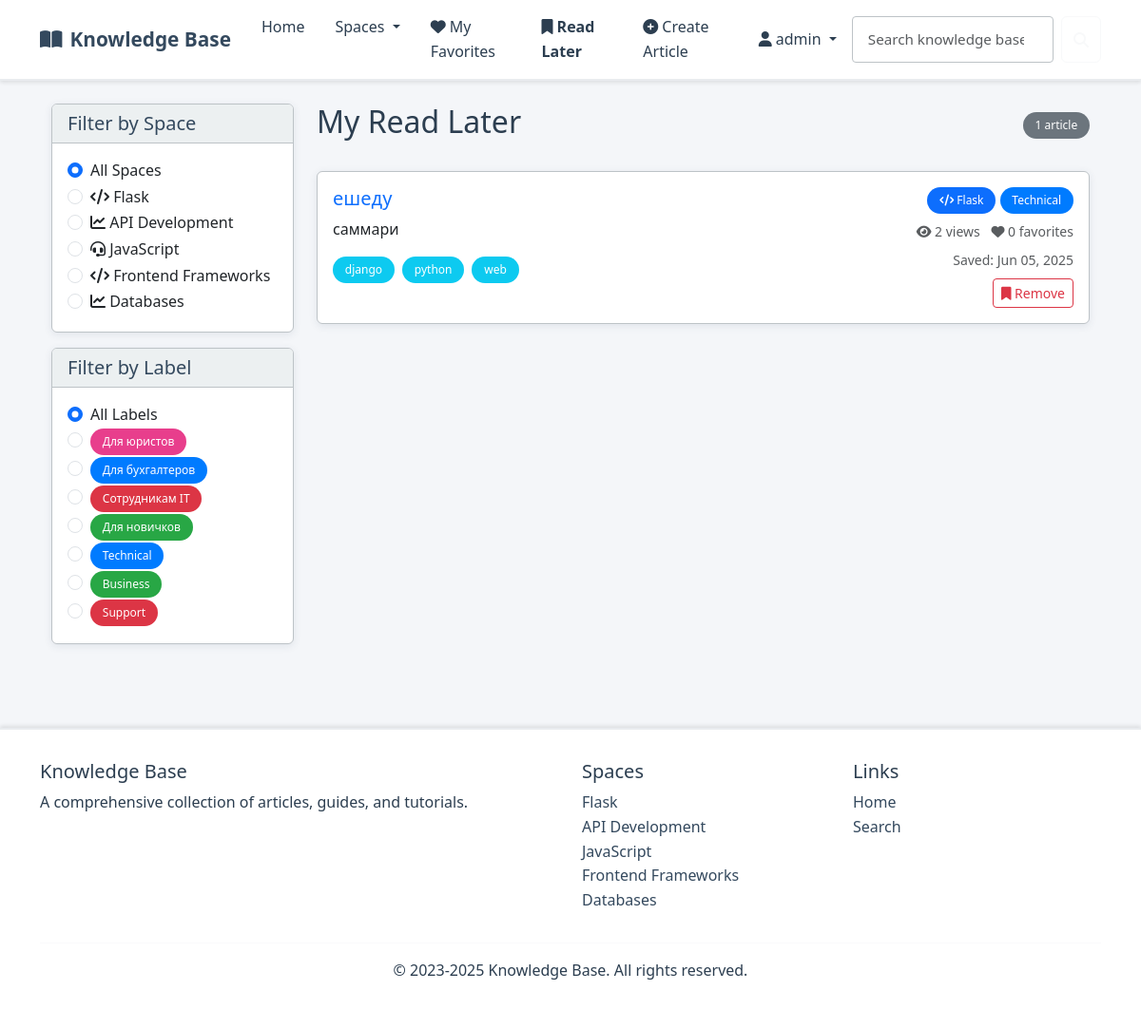
/my-read-later/ (signed in), run on an earlier commit of the app's database.
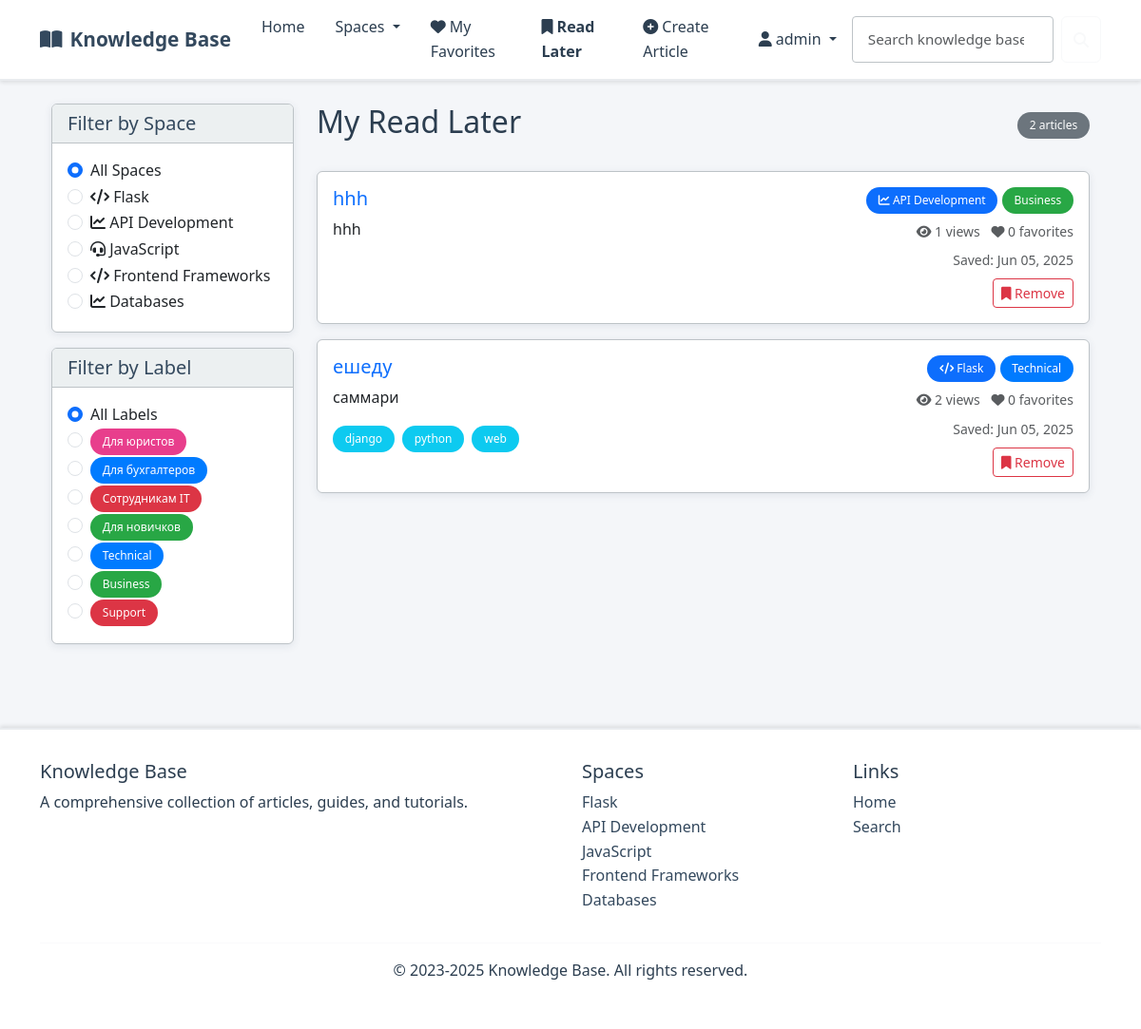
And on a later commit of the database.
### kb/models.py (models this page shows, shortened)
class Space(models.Model):
    ICON_CHOICES = [
        ('fas fa-folder', 'Folder'),
        ('fas fa-book', 'Book'),
        ('fas fa-lightbulb', 'Lightbulb'),
        ('fas fa-cog', 'Settings'),
        ('fas fa-rocket', 'Rocket'),
        ('fas fa-star', 'Star'),
        ('fas fa-heart', 'Heart'),
        ('fas fa-trophy', 'Trophy'),
        ('fas fa-graduation-cap', 'Education'),
        ('fas fa-code', 'Code'),
        ('fas fa-database', 'Database'),
        ('fas fa-shield-alt', 'Security'),
        ('fas fa-users', 'Team'),
        ('fas fa-chart-line', 'Analytics'),
        ('fas fa-puzzle-piece', 'Puzzle'),
        ('fas fa-tools', 'Tools'),
        ('fas fa-globe', 'Global'),
        ('fas fa-mobile-alt', 'Mobile'),
        ('fas fa-cloud', 'Cloud'),
        ('fas fa-fire', 'Fire'),
    ]
    name = models.CharField(max_length=100)
    description = models.TextField()
    label = models.ForeignKey(Label, on_delete=models.SET_NULL, null=True, blank=True, related_name='spaces')
    icon = models.CharField(max_length=50, choices=ICON_CHOICES, default='fas fa-folder')
    class Meta:
        verbose_name_plural = "Spaces"

class Label(models.Model):
    COLOR_CHOICES = [
        ('#007bff', 'Blue'),
        ('#28a745', 'Green'),
        ('#dc3545', 'Red'),
        ('#ffc107', 'Yellow'),
        ('#6f42c1', 'Purple'),
        ('#fd7e14', 'Orange'),
        ('#20c997', 'Teal'),
        ('#e83e8c', 'Pink'),
        ('#6c757d', 'Gray'),
        ('#17a2b8', 'Cyan'),
    ]
    name = models.CharField(max_length=50)
    color = models.CharField(max_length=7, choices=COLOR_CHOICES, default='#007bff')
    class Meta:
        verbose_name_plural = "Labels"

class ReadLater(models.Model):
    article = models.ForeignKey(Article, on_delete=models.CASCADE, related_name='read_later')
    user = models.ForeignKey(User, on_delete=models.CASCADE, related_name='read_later_articles')
    created_at = models.DateTimeField(auto_now_add=True)
    class Meta:
        unique_together = ('article', 'user')
        ordering = ['-created_at']
        indexes = [
            models.Index(fields=['user', '-created_at']),
            models.Index(fields=['article', 'user']),
        ]

class Article(models.Model):
    STATUS_CHOICES = [
        ('draft', 'Draft'),
        ('live', 'Live'),
        ('archive', 'Archive'),
    ]
    title = models.CharField(max_length=200)
    summary = models.TextField()
    space = models.ForeignKey(Space, on_delete=models.CASCADE, related_name='articles')
    author = models.ForeignKey(User, on_delete=models.CASCADE, related_name='articles', null=True, blank=True)
    status = models.CharField(max_length=10, choices=STATUS_CHOICES, default='draft')
    tags = models.JSONField(default=list)
    created_at = models.DateField(default=timezone.now)
    updated_at = models.DateField(default=timezone.now)
    def get_favorites_count(self):
        return self.favorites.count()
    def get_view_count(self):
        return self.views.count()

### kb/views.py (the view)
# urls.py: path('my-read-later/', views.my_read_later, name='my_read_later'),
@login_required
def my_read_later(request):
    read_later_articles = ReadLater.objects.filter(user=request.user).select_related('article__space').order_by('-created_at')
    spaces = Space.objects.all()
    labels = Label.objects.all()
    context = {
        'read_later_articles': read_later_articles,
        'spaces': spaces,
        'labels': labels,
    }
    return render(request, 'my_read_later.html', context)

### kb/context_processors.py (called while the page is built)
def categories_processor(request):
    return {
        'spaces': Space.objects.all()
    }

### templates/my_read_later.html (shortened to what the changed rows need)
{% extends 'layout.html' %}
{% block content %}
<div class="container">
    <div class="row">
        <div class="col-md-3">
            <div class="card">
                <div class="card-body">
                    {% for space in spaces %}
                    <div class="form-check">
                        <input class="form-check-input" type="radio" name="spaceFilter" id="space-{{ space.id }}" value="{{ space.id }}">
                        <label class="form-check-label" for="space-{{ space.id }}">
                            <i class="{{ space.icon }}"></i> {{ space.name }}
                        </label>
                    </div>
                    {% endfor %}
                </div>
            </div>
            <div class="card mt-3">
                <div class="card-body">
                    {% for label in labels %}
                    <div class="form-check">
                        <input class="form-check-input" type="radio" name="labelFilter" id="label-{{ label.id }}" value="{{ label.id }}">
                        <label class="form-check-label" for="label-{{ label.id }}">
                            <span class="badge" style="background-color: {{ label.color }};">{{ label.name }}</span>
                        </label>
                    </div>
                    {% endfor %}
                </div>
            </div>
        </div>
        <div class="col-md-9">
            <div class="d-flex justify-content-between align-items-center mb-4">
                <h2>My Read Later</h2>
                <span class="badge bg-secondary">{{ read_later_articles|length }} article{{ read_later_articles|length|pluralize }}</span>
            </div>
            {% if read_later_articles %}
                <div class="row" id="articles-container">
                    {% for read_later in read_later_articles %}
                        <div class="col-12 mb-3 article-item"
                             data-space-id="{{ read_later.article.space.id }}"
                             data-label-id="{% if read_later.article.space.label %}{{ read_later.article.space.label.id }}{% endif %}">
                            <div class="card">
                                <div class="card-body">
                                    <div class="row">
                                        <div class="col-md-8">
                                            <h5 class="card-title">
                                                <a href="{% url 'article_detail' read_later.article.id %}" class="text-decoration-none">
                                                    {{ read_later.article.title }}
                                                </a>
                                            </h5>
                                            <p class="card-text">{{ read_later.article.summary|truncatewords:30 }}</p>
                                            <div class="mb-2">
                                                {% for tag in read_later.article.tags %}
                                                    <span class="badge bg-info me-1">{{ tag }}</span>
                                                {% endfor %}
                                            </div>
                                        </div>
                                        <div class="col-md-4">
                                            <div class="text-end">
                                                <div class="mb-2">
                                                    <span class="badge bg-primary">
                                                        <i class="{{ read_later.article.space.icon }}"></i> {{ read_later.article.space.name }}
                                                    </span>
                                                    {% if read_later.article.space.label %}
                                                        <span class="badge" style="background-color: {{ read_later.article.space.label.color }};">
                                                            {{ read_later.article.space.label.name }}
                                                        </span>
                                                    {% endif %}
                                                </div>
                                                <div class="small text-muted mb-2">
                                                    <i class="fas fa-eye"></i> {{ read_later.article.get_view_count }} views
                                                    <i class="fas fa-heart ms-2"></i> {{ read_later.article.get_favorites_count }} favorites
                                                </div>
                                                <div class="small text-muted">
                                                    Saved: {{ read_later.created_at|date:"M d, Y" }}
                                                </div>
                                                {% if user.is_authenticated %}
                                                <div class="mt-2">
                                                    <button class="btn btn-sm btn-outline-danger toggle-read-later"
                                                            data-article-id="{{ read_later.article.id }}"
                                                            data-bs-toggle="tooltip"
                                                            title="Remove from read later">
                                                        <i class="fas fa-bookmark"></i> Remove
                                                    </button>
                                                </div>
                                                {% endif %}
                                            </div>
                                        </div>
                                    </div>
                                </div>
                            </div>
                        </div>
                    {% endfor %}
                </div>
            {% endif %}
        </div>
    </div>
</div>
{% endblock %}

### templates/layout.html (shortened to what the changed rows need)
{% load static %}
<!DOCTYPE html>
<html lang="en">
<head>
    <link href="https://cdn.jsdelivr.net/npm/bootstrap@5.3.0/dist/css/bootstrap.min.css" rel="stylesheet">
    <link rel="stylesheet" href="https://cdnjs.cloudflare.com/ajax/libs/font-awesome/6.4.0/css/all.min.css">
    <link rel="stylesheet" href="https://cdnjs.cloudflare.com/ajax/libs/highlight.js/11.7.0/styles/github-dark.min.css">
    <link rel="stylesheet" href="{% static 'css/custom.css' %}">
</head>
<body>
    <main class="container py-4">
        {% block content %}{% endblock %}
    </main>
    <footer class="footer">
        <div class="container">
            <div class="row">
                <div class="col-md-3">
                    <ul class="list-unstyled">
                        {% for space in spaces %}
                        <li><a href="{% url 'space_detail' space_id=space.id %}" class="text-decoration-none" style="color: var(--primary-corporate);">{{ space.name }}</a></li>
                        {% endfor %}
                    </ul>
                </div>
            </div>
        </div>
    </footer>
</body>
</html>

What changed in the data, as far as the page shows it:
added ReadLater: article "hhh", article.summary "hhh", article.space.name "API Development", article.space.label.name "Business", article.get_view_count "1", article.get_favorites_count "0", created_at "Jun 05, 2025"
Also different on the page:
{{ read_later_articles|length }}: "1" → "2"
